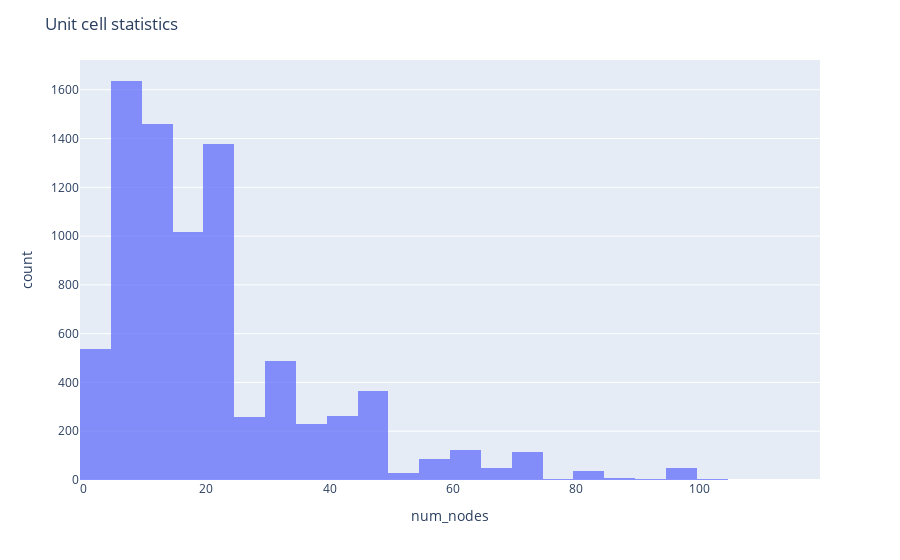

The notebook cell saved with this chart:
### Markdown cell above
By using fundamental representation, the number of nodes in a resulting graph is reducing.

### Code cell
# fig = go.Figure()
# fig = make_subplots(
#     rows=1, cols=2, 
#     subplot_titles=("Number of nodes", "Number of edges", "Fundamental nodes", "Fundamental edges")
# )
marker_dict = {'line':{'color':'black', 'width':0.5}}

filt = (df['num_nodes']<200) & (df['num_edges']<200)
# fig.add_histogram(
#     x=df['num_nodes'], histnorm='probability density',
#     name='Nodes', marker=marker_dict
# )
# fig.add_histogram(
#     x=df['num_edges'], histnorm='probability density',
#     name='Edges', marker=marker_dict, 
# )

fig = px.histogram(df.loc[filt,:], x='num_nodes',nbins=50)

fig.update_layout(barmode='overlay')
fig.update_traces(opacity=0.75)
# fig.update_layout(xaxis_range=[0,250])
fig.update_layout(title='Unit cell statistics')
fig

### Figure 1 — Plotly figure (JSON) as saved in the notebook; plotly's stock layout.template omitted (floating-point values rounded to 4 significant figures; data arrays with more than 128 entries replaced by an {"elided": "..."} marker saying what was removed)
{"data": [{"alignmentgroup": "True", "bingroup": "x", "hovertemplate": "num_nodes=%{x}<br>count=%{y}<extra></extra>", "legendgroup": "", "marker": {"color": "#636efa", "pattern": {"shape": ""}}, "name": "", "nbinsx": 50, "offsetgroup": "", "opacity": 0.75, "orientation": "v", "showlegend": false, "type": "histogram", "x": {"elided": "8144 int values"}, "xaxis": "x", "yaxis": "y"}], "layout": {"barmode": "overlay", "legend": {"tracegroupgap": 0}, "margin": {"t": 60}, "title": {"text": "Unit cell statistics"}, "xaxis": {"anchor": "y", "domain": [0, 1], "title": {"text": "num_nodes"}}, "yaxis": {"anchor": "x", "domain": [0, 1], "title": {"text": "count"}}}}
